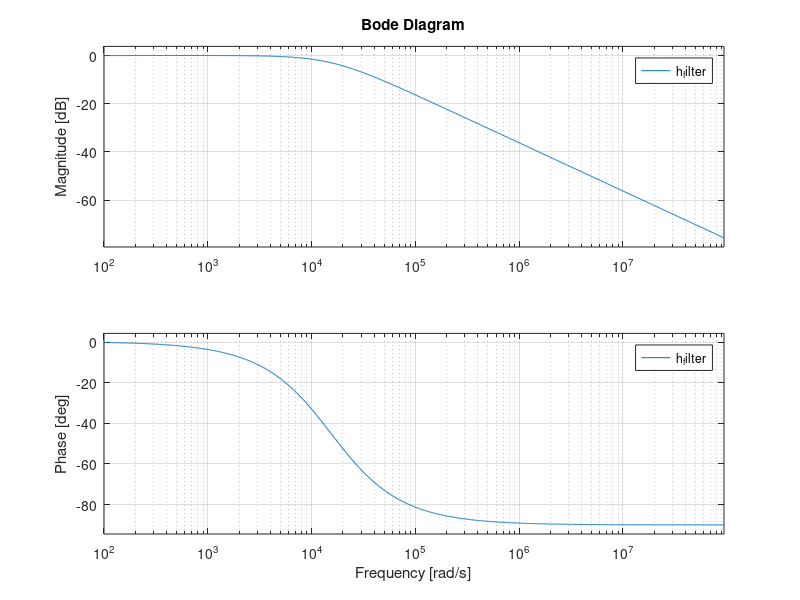

Reproduce this figure in MATLAB.
% UT Robomasters - Supercap Power Stage Choke/Filter Design
% Topology: 2nd Order RLC Filter (Series L, Shunt R-C Branch)

clear; clc; close all;

%% Target
f_c = 12;
omega_n = 2 * pi * f_c;

%% Components
% I think we need to build the inductor then pick a C 
L = 0.005; % PUT IN VALUE FROM LCR METER
C = 1 / (L * omega_n^2); % standard equation for Capacatance of LC lowpass

% damping resistor
R = 0.5; % THIS CAN CHANGE TO GET DESIRED RESPONCE/damping ratio

%% Damping Ratio
zeta = (R/2) * sqrt(C / L);
Q = 1 / (2 * zeta);


%% Transfer Function
s = tf('s');
% Impedance of shunt RC
Z_shunt = R + 1/(s*C);
% inductor impedance
Z_series_ideal = s*L;
H_ideal = Z_shunt / (Z_series_ideal + Z_shunt);


%% Plots
zero_freq_hz = 1 / (2 * pi * R * C);
pole_freq_hz = f_c;

fprintf('--- Filter Characteristics ---\n');
fprintf('Target Pole Frequency: %.2f Hz\n', pole_freq_hz);
fprintf('Actual Zero Frequency: %.2f Hz\n', zero_freq_hz);
fprintf('Damping Ratio (zeta): %.4f\n', zeta);
fprintf('Quality Factor (Q): %.4f\n', Q);

% Plotting
figure('Name', 'Supercap Power Stage Filter Analysis', 'Position', [100, 100, 1000, 400]);

% Plot 1: Bode Plot
subplot(1, 2, 1);
bode(H_ideal, 'b');
grid on;
title('Bode Plot (Frequency Response)');

% Plot 2: Pole-Zero Map
subplot(1, 2, 2);
pzmap(H_ideal, 'b');
grid on;
title('Pole-Zero Map');

%% Section 2: Egan's Design
% We begin with our inductor and expected noise frequencies. Our switching
% frequency should be approximately 150kHz, so we should expect harmonics
% at 150KHz and the associated higher harmonics. We also have already
% chosen an inductor to use with the converter. The previous design used a
% 47uH inductor, but that inductor value was chosen simply by winding a
% core with a wire as much as possible and seeing what the resultant
% inductance is. Now, we will buy two of the converter inductor and simply
% design our capacitance and resistance to match. 
L = 33e-6;
f_sw = 150e3;
%%
% Let's set the attenuation of the zeroth harmonic of the switching
% frequency at -80dB. This means that at -40 dB/decade, our cutoff
% frequency is 2 decades earlier. We can solve for capacitance through
% 2*pi*f_c = 1/sqrt(LC).
f_c = 1.5e2;
C = 1/((2*pi*f_c)^2*L)
% C = 1000e-6;
% L = 1/((2*pi*f_c)^2*C)
%%
% We can now design the RLC filter. Let's find a suitable capacitor and 
% add the ESRs of the components.
C = 1200e-6; % Part # ESK477M050AH4KA
C = 12000e-6;
R_L = 1.33e-3 + 1.2e-3;
R_C = 11e-3; % part # ESK477M050AH4KA
%%
% Now we can sweep for a resistance (there's an analytical way to do it,
% but it's a pain in the ass).
s = tf("s");
R_s = 0.5; % sweep this value
h_filter = (R_C + R_s + 1/(s*C)) / (R_C + R_s + R_L + (s * L) + 1/(s*C));
Z_1 = R_L + s*L;
Z_2 = R_s + R_C + 1/(s * C);
% h_filter2 = ((Z_2)^2)/(Z_1^2 + 3 * Z_1 * Z_2 + 2* Z_2^2);
bode(h_filter, {1e2, 2*pi*f_sw*1e2});
% hold on;
% bode(h_filter2, {1e2, 2*pi*f_sw*1e2});
% legend;
